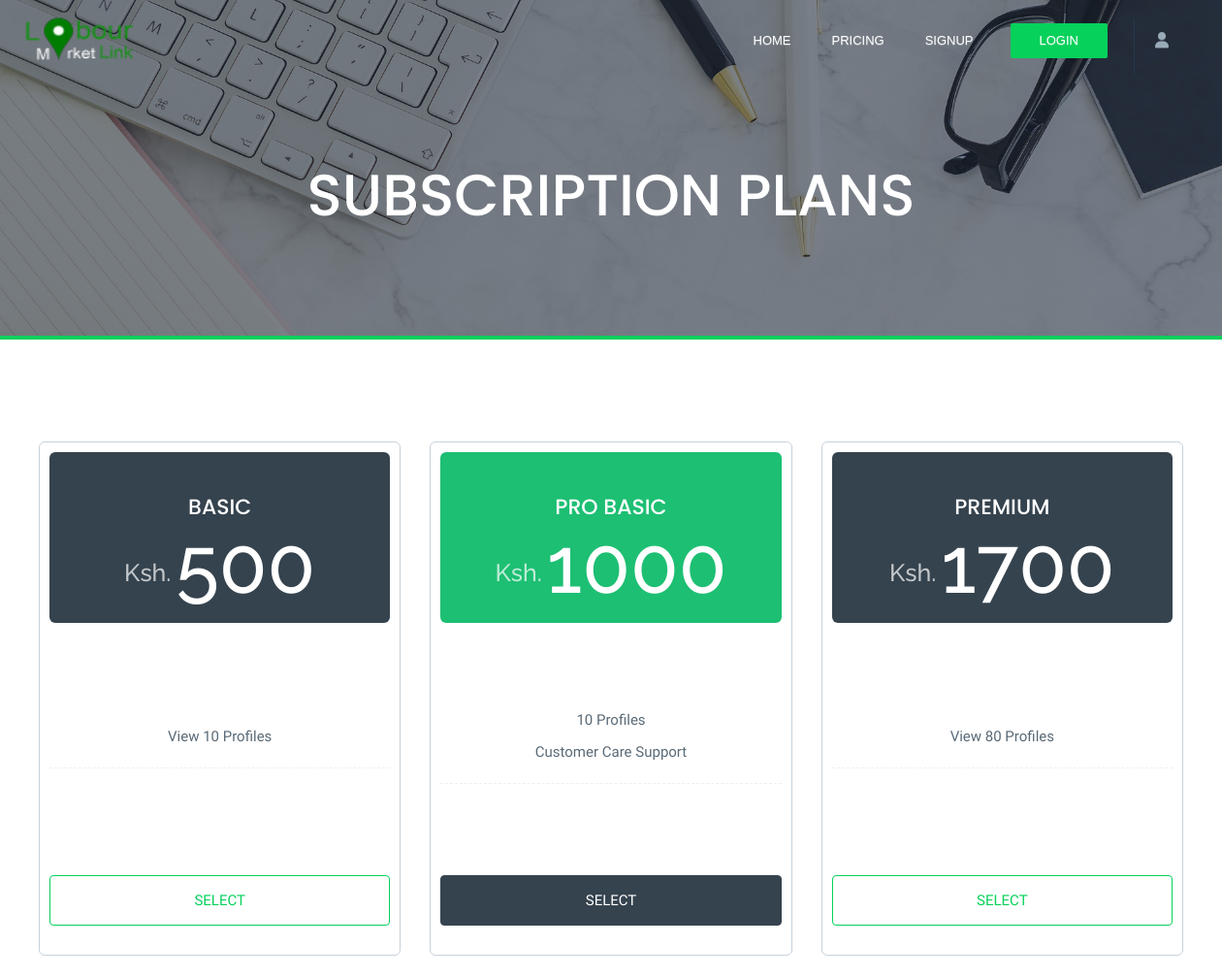
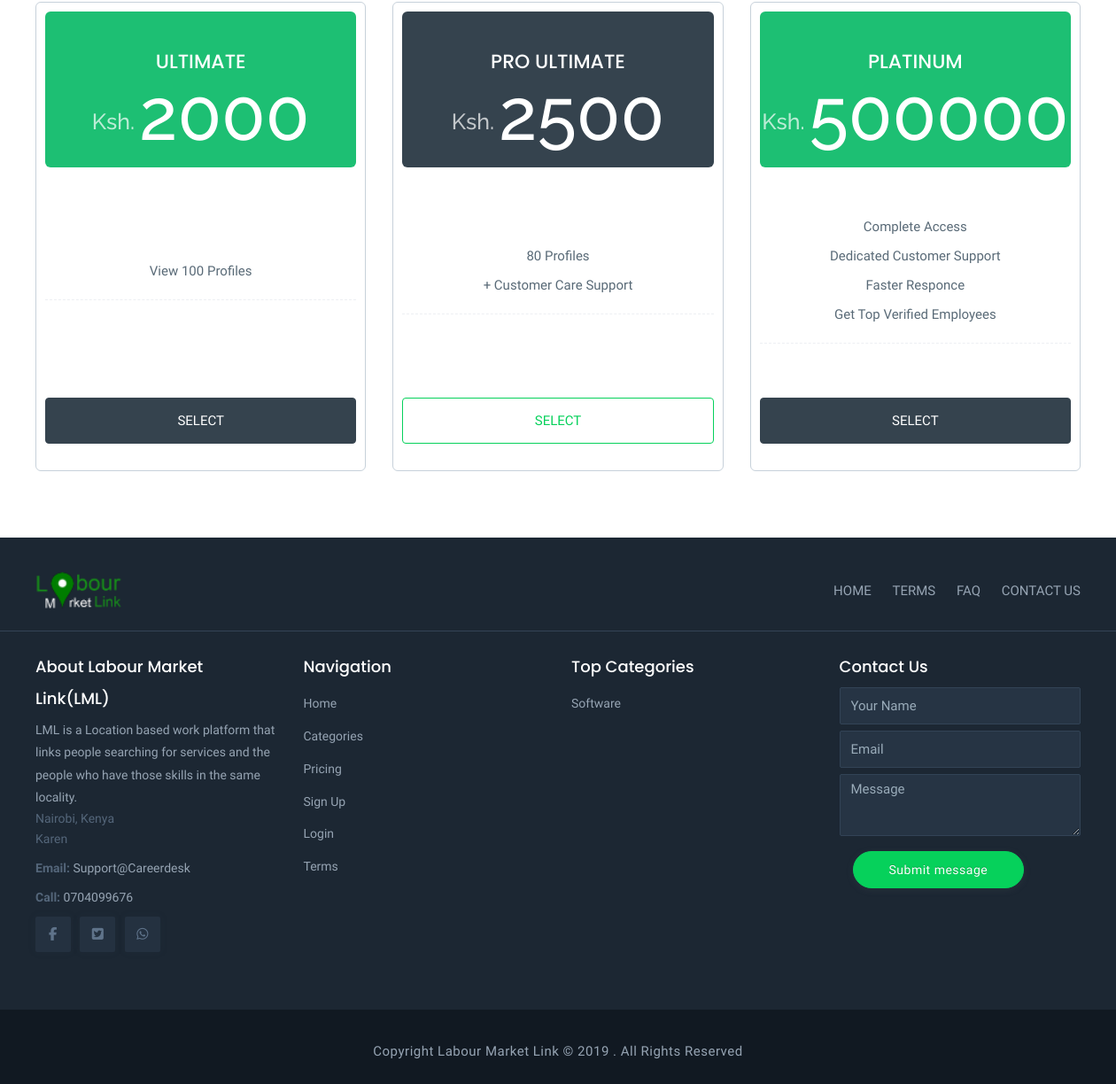
The page /lml/companypricing/ on the database its author committed (2 pictures, top to bottom).
### lmlappadmin/models.py (models this page shows, shortened)
class CompanyPricingPlan(models.Model):
    title = models.CharField(max_length=200,null=False,blank=False)
    price = models.IntegerField(null=False, blank=False)
    description = models.TextField()

class Customer(get_user_model()):
    profile_image = models.ImageField(max_length=200, upload_to='customerImages', null=True, blank=True)
    regpayment = models.ForeignKey(CustomerPayments, on_delete=models.CASCADE, null=True, blank=True)
    country = models.CharField(max_length=100,null=False, blank=False)
    county = models.ForeignKey(County, on_delete=models.CASCADE, null=False, blank=False)
    region = models.ForeignKey(Region, on_delete=models.CASCADE, null=False, blank=False)
    gender = models.CharField(max_length=100,null=False, blank=False)
    category = models.ForeignKey(Category, on_delete=models.CASCADE, max_length=200, null=False, blank=False)
    phone_number = models.CharField(max_length=20, null=False, blank=False)
    date_of_birth = models.DateField(default=datetime.datetime.now)
    landmark = models.CharField(max_length=100,null=True, blank=True)
    huduma_no = models.CharField(max_length=100,null=True, blank=True)
    job_type = models.CharField(max_length=200, null=False, blank=False)
    disability = models.TextField()
    marital_status = models.CharField(max_length=100,null=True, blank=True)
    created_at = models.DateTimeField(auto_now_add=True)
    updated_at = models.DateTimeField(auto_now=True)
    biography = models.TextField()
    PERSONNEL_STATUS = {
        ('NEWBIE', 'Newbie'),
        ('REGISTERED_CONFIRMED', 'Registerd_confirmed'),
        ('DEACTIVATED', 'Deactivated'),
    }
    status = models.CharField(choices=PERSONNEL_STATUS, default='NEWBIE', max_length=200, null=False, blank=False)
    RANK_STATUS = {
        ('BASIC', 'Basic'),
        ('PREMIUM', 'Premium'),
        ('ULTIMATE', 'Ultimate'),
    }
    rank_status = models.CharField(choices=RANK_STATUS, default='BASIC', max_length=200, null=False, blank=False)
    DISABILITY_STATUS=[
        ('DISABLED','Disabled'),
        ('NOT_DISABLED','Not_Disabled')
    ]
    disability_status =models.CharField(choices=DISABILITY_STATUS, default='NOT_DISABLED', max_length=200, null=False, blank=False)
    class Meta:
        verbose_name = 'Customer'
        verbose_name_plural = 'Customers'

class Category(models.Model):
    category = models.CharField(max_length=200, null=False, blank=False)
    c_parent = models.ForeignKey('Category', related_name='job_category', on_delete=models.CASCADE, max_length=200, null=True, blank=True)
    created_at = models.DateTimeField(auto_now_add=True)
    updated_at = models.DateTimeField(auto_now=True)
    def __str__(self):
        return '%s' % (self.category)

### lmlapp/views.py (the view)
# urls.py: path('companypricing/', views.companypricing, name="companypricing"),
def companypricing(request):
    context={
        'title':'Company Pricing',
        'pricing':CompanyPricingPlan.objects.order_by('price')
    }
    return render(request,'normal/companypricing/companypricing.html', context)

### lmlapp/templatetags/call_methods.py (called while the page is built)
@register.filter(name='make_safe')
def make_safe(source):
    source = source.replace('/', '____')
    return "%s" %source

@register.filter(name='top_customer_categories')
def top_customer_categories(request):
    category = Customer.objects.annotate(itemcount=Count('id')).order_by('-itemcount')[:7]
    return category

### lmlapp/templates/normal/companypricing/companypricing.html (shortened to what this page needs)
{% extends 'normal/layout/homelayout.html' %}
{% load static %}
{% block content %}
			<section class="inner-header-title" style="background-image:url({% static 'assets/img/blog/banner-19.jpg' %}); color: white;">
				<div class="container">
					<h2 style="color: white;">SUBSCRIPTION PLANS</h2>
				</div>
			</section>
			<section class="pricing">
				<div class="container">
                    {% for price in pricing %}
                    <div class="col-lg-4 col-xl-4 col-md-6 col-sm-12">
						<div class="pr-table">
							<div class="pr-header {% if forloop.counter|divisibleby:2 %}active{% endif %} ">
								<div class="pr-plan">
									<h4>{{ price.title }}</h4>
								</div>
								<div class="pr-price">
									<h3><sup>Ksh.</sup>{{price.price}}</h3>
								</div>
							</div>
							<div class="pr-features">
								<ul>
									<li>{{price.description|safe|escape}}</li>
								</ul>
							</div>
							<div class="pr-buy-button">
								<a href="{% url 'LML:companypaymentpackage' price.id  %}" class="pr-btn {% if forloop.counter|divisibleby:2 %}active{% endif %}" title="Price Button">select</a>
							</div>
						</div>
					</div>
                    {% endfor %}
				</div>
			</section>
{% endblock content %}

### lmlapp/templates/normal/layout/homelayout.html (shortened to what this page needs)
<!doctype html>
{% load static %}
{% load call_methods %}
<html lang="en">
<head style="scroll-behavior: smooth;">
    <link rel="stylesheet" href="{% static 'assets/plugins/css/plugins.css' %}">
    <link href="{% static 'assets/css/style.css' %}" rel="stylesheet">
    <link type="text/css" rel="stylesheet" id="jssDefault" href="{% static 'assets/css/colors/blue.css' %}">
    <link rel="stylesheet" href="{% static 'assets/login/style.css' %}">
    <link rel="stylesheet" href="{% static 'assets/css/preloader/css/style.css' %}">
    <link href="{% static 'assets/css/select2.css' %}" rel="stylesheet" />
    <link rel="stylesheet" href="https://cdnjs.cloudflare.com/ajax/libs/sweetalert/1.1.3/sweetalert.min.css">
</head>
<body {% comment %}class="animsition" {% endcomment %}style="scroll-behavior: smooth;">
    <div class="wrapper">
        <nav class="navbar navbar-default navbar-fixed navbar-transparent white bootsnav" >
            <div class="container">
                <div class="navbar-header">
                    <a class="navbar-brand" href="{% url 'LML:home' %}">
                        <img style="width: 114px;height: 47px;" src="{% static 'assets/img/LML5.png' %}" class="logo logo-display" alt="">
                    </a>
                </div>
                <div class="collapse navbar-collapse" id="navbar-menu">
                    <ul class="nav navbar-nav navbar-right" data-in="fadeInDown" data-out="fadeOutUp" >
                        <li style="position: relative;" class="dropdown megamenu-fw left-br">
                            {% if request.user.is_authenticated %}
                                <a  href="#" target="_blank" data-toggle="dropdown" style="text-transform: none; font-size: 15px;" class="">Welcome {{ request.user.username }}</a>
                            {% else %}
                                 <a  href="#" target="_blank" data-toggle="dropdown" style="text-transform: none; font-size: 15px;" class=""> <i class="fa fa-user"></i></a>
                            {% endif %}
                        </li>
                    </ul>
                    <ul class="nav navbar-nav navbar-right" data-in="fadeInDown" data-out="fadeOutUp">
                        <li><a href="{% url 'LML:home' %}">Home</a></li>
                        <li><a href="{% url 'LML:companypricing' %}">Pricing</a></li>
                        {% if request.user.is_authenticated %}
                            <li><a href="{% url 'LML:log_out_user' %}">Logout</a></li>
                        {% else %}
                            <li><a href="{% url 'LML:signup_initial' %}">SignUp</a></li>
                            <li><a href="javascript:void(0)" data-toggle="modal" data-target="#signup" class="signin custom-button">Login</a></li>
                        {% endif %}
                    </ul>
                </div>
            </div>
        </nav>
        {% block  content %}
        {% endblock content %}
        <footer class="footer">
            <div class="row lg-menu">
                <div class="container">
                    <div class="col-md-4 col-sm-4"><img style="width: 98px;" src="{% static 'assets/img/LML5.png' %}" class="img-responsive" alt="" /> </div>
                    <div class="col-md-8 co-sm-8 pull-right">
                        <ul>
                            <li><a href="{% url 'LML:home' %}" title="">Home</a></li>
                            <li><a href="{% url 'LML:termsandconditons' %}" title="">Terms</a></li>
                            <li><a href="{% url 'LML:frequentaskedquestions' %}" title="">FAQ</a></li>
                            <li><a href="{% url 'LML:contactus' %}" title="">Contact Us</a></li>
                        </ul>
                    </div>
                </div>
            </div>
            <div class="row no-padding">
                <div class="container">
                    <div class="col-md-3 col-sm-12">
                        <div class="footer-widget">
                            <h3 class="widgettitle widget-title">About Labour Market Link(LML)</h3>
                            <div class="textwidget">
                                LML is a Location based work platform that links people searching for services and the people
                                who have those skills in the same locality.
                                <p>Nairobi, Kenya
                                    <br>Karen</p>
                                <p><strong>Email:</strong> <a href="mailto:Support@careerdesk">Support@careerdesk</a> </p>
                                <p><strong>Call:</strong> <a href="tel:+254704099676">0704099676</a></p>
                                <ul class="footer-social">
                                    <li><a target="_blank" rel="noopener noreferrer" href="https://fb.me/officiallabourmarketlink"><i class="fab fa-facebook-f"></i></a></li>
                                    <li><a target="_blank" rel="noopener noreferrer" href="https://twitter.com/LML_KENYA"><i class="fab fa-twitter-square"></i></a></li>
                                    <li><a target="_blank" rel="noopener noreferrer" href="https://api.whatsapp.com/send?phone=+254704099676"><i class="fab fa-whatsapp"></i></a></li>
                                </ul>
                            </div>
                        </div>
                    </div>
                    <div class="col-md-3 col-sm-4">
                        <div class="footer-widget">
                            <h3 class="widgettitle widget-title">Navigation</h3>
                            <div class="textwidget">
                                <div class="textwidget">
                                    <ul class="footer-navigation">
                                        <li><a href="{% url 'LML:home' %}" title="">Home</a></li>
                                        <li><a href="{% url 'LML:viewcategories' %}" title="">Categories</a></li>
                                        <li><a href="{% url 'LML:companypricing' %}">Pricing</a></li>
                                        {% if request.user.is_authenticated %}
                                            <li><a href="{% url 'LML:log_out_user' %}">Logout</a></li>
                                        {% else %}
                                            <li><a href="{% url 'LML:signup_initial' %}" title="">Sign Up</a></li>
                                            <li><a href="javascript:void(0)" data-toggle="modal" data-target="#signup">Login</a></li>
                                        {% endif %}
                                        <li><a href="{% url 'LML:termsandconditons' %}" title="">Terms</a></li>
                                    </ul>
                                </div>
                            </div>
                        </div>
                    </div>
                    <div class="col-md-3 col-sm-4">
                        <div class="footer-widget">
                            <h3 class="widgettitle widget-title">Top Categories</h3>
                            <div class="textwidget">
                                <ul class="footer-navigation">
                                    {% for category in request|top_customer_categories %}
                                        <li><a class="text-capitalize" href="#" title="">{{category.category}}</a></li>
                                    {% endfor %}
                                </ul>
                            </div>
                        </div>
                    </div>
                    <div class="col-md-3 col-sm-4">
                        <div class="footer-widget">
                            <h3 class="widgettitle widget-title">Contact Us</h3>
                            <div class="textwidget">
                                <form class="footer-form" action="{% url 'LML:home_contact_us' request.path|make_safe %}" method="POST">
                                    <input  required autocomplete="off" name="name" type="text" class="form-control" placeholder="Your Name">
                                    <input {% if request.user.is_authenticated %}value="{{ request.user.email }}" {% endif %} required autocomplete="off" name="email" type="email" class="form-control" placeholder="Email">
                                    <textarea required autocomplete="off" name="message" class="form-control" placeholder="Message"></textarea>
                                    <button type="submit" class="btn btn-primary custom-button" style="margin-top: 10px;border-radius: 140px;">Submit message</button>
                                </form>
                            </div>
                        </div>
                    </div>
                </div>
            </div>
            <div class="row copyright">
                <div class="container">
                    <p>Copyright Labour Market Link ©
                        . All Rights Reserved </p>
                </div>
            </div>
        </footer>
        {% load sweetify %}
    </div>
</body>
</html>

### lmlapp/static/assets/css/colors/blue.css (style rules this page uses)
a { color: #707c88; }
.btn.btn-primary { border: 1px solid #06d15b; background: #06d15b; }
.inner-header-title { border-bottom: 4px solid #06d15b; }
.pr-buy-button .pr-btn { border: 1px solid #06d15b; color: #06d15b; }
@media only screen  and (min-width : 768px) { body nav.navbar.bootsnav ul.nav > li > a.signin { background:#06d15b !important; } }
@media only screen  and (min-width : 768px) { li.left-br { border-left: 1px solid rgba(36, 79, 109, 0.4); } }

### lmlapp/static/assets/css/preloader/css/style.css (style rules this page uses)
.custom-button { border-radius: 15px; color: #fff; text-decoration: none; margin: 0 15px; }

### rows shown on the page
CompanyPricingPlan: title "BASIC", price "500", description "View 10 Profiles"
CompanyPricingPlan: title "PRO BASIC", price "1000", description "10 Profiles Customer Care Support"
CompanyPricingPlan: title "PREMIUM", price "1700", description "View 80 Profiles"
CompanyPricingPlan: title "ULTIMATE", price "2000", description "View 100 Profiles"
CompanyPricingPlan: title "PRO ULTIMATE", price "2500", description "80 Profiles + Customer Care Support"
CompanyPricingPlan: title "PLATINUM", price "500000", description "Complete Access Dedicated Customer Support Faster Responce Get Top Verified Employees"
Customer: category "Software"
